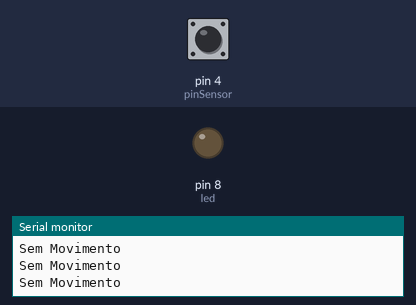
The sketch below on a simulated Arduino Uno, built with avr-gcc and run on an emulated ATmega328P. Parts: output pins drawn as LEDs (lit = HIGH), the last lines printed to the serial monitor. Dashed ring = blinking. The inputs (shaded band) are chosen by the test bench; at power-on: pin 4 (pinSensor) LOW.

Above: at 1.2 s.
1.3 s: pin 4 (pinSensor) driven HIGH
At 2.2 s:
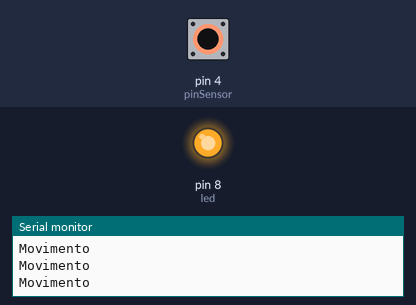
2.8 s: pin 4 (pinSensor) driven LOW
At 3.4 s:
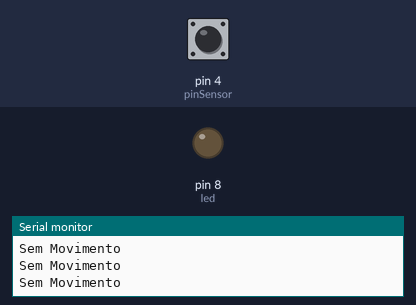
5.8 s: pin 4 (pinSensor) pulsed HIGH 2 times (0.12 s each, 0.3 s apart)
At 6.17 s:
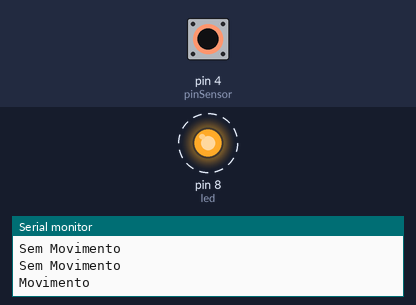
Timing chart, 0 to 8.8 s (numbered marks = the images above; inputs shaded):
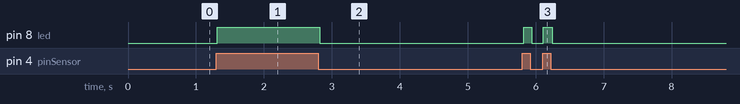

Measured:
- after the input at 1.3 s, pin 8 (led): LOW → HIGH at once
- after the input at 2.8 s, pin 8 (led): HIGH → LOW at once
- after the input at 5.8 s, pin 8 (led): alternates HIGH for 0.12 s and LOW for 0.17 s, 4 changes in all, then stays LOW, starting at once

The sketch:

sensor_TCRT5000.ino
```cpp
int pinSensor = 4;
int led = 8;

void setup() {
  pinMode(led, OUTPUT);
  pinMode(pinSensor, INPUT);
  Serial.begin(9600);
}

void loop() {
  if(digitalRead(pinSensor) == HIGH){
    Serial.println("Movimento");
    digitalWrite(led, HIGH);
  }else{
    Serial.println("Sem Movimento");
    digitalWrite(led, LOW);
  }
}
```
